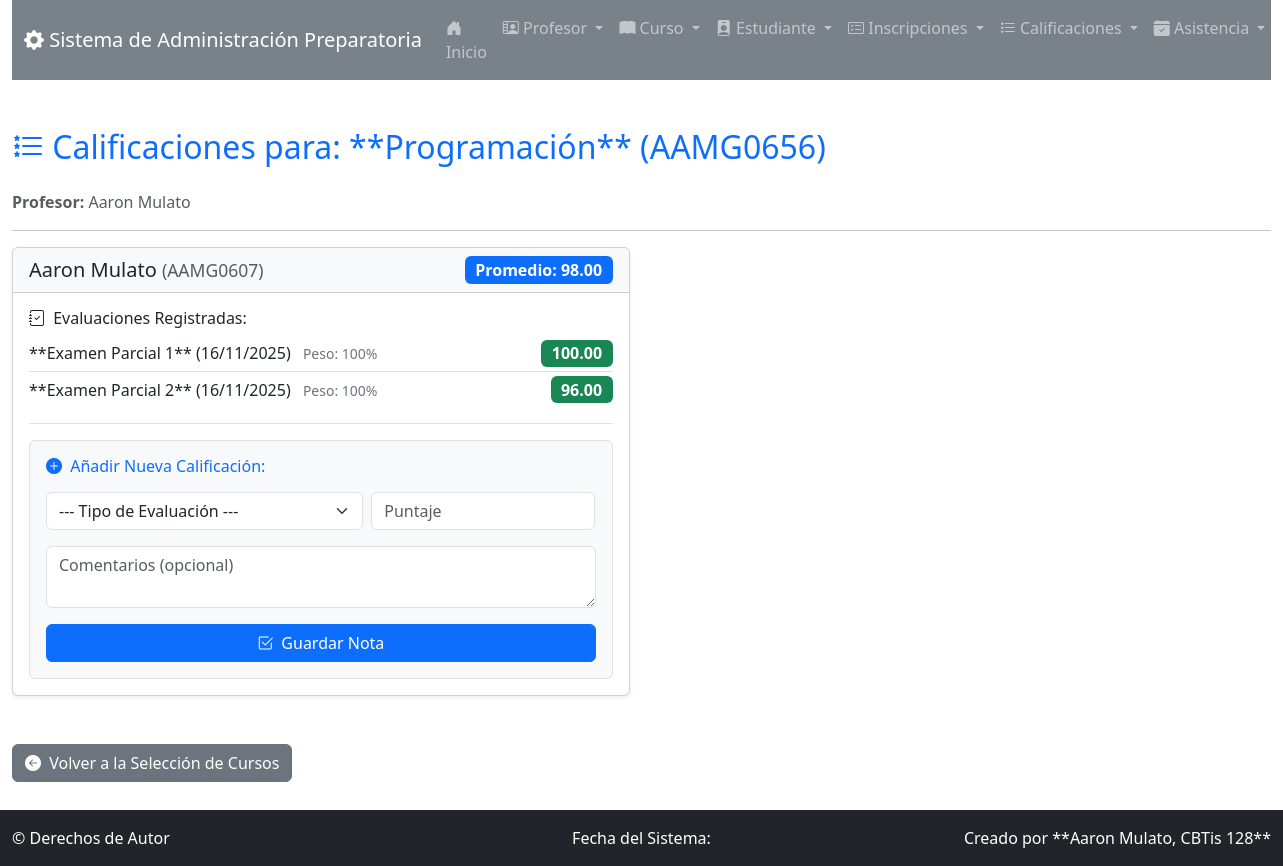
Screenshot of /calificacion/gestionar/1/ with the database file from the repository.
### app_Preparatoria/models.py (models this page shows, shortened)
class Curso(models.Model):
    nombre_curso = models.CharField(max_length=50)
    codigo = models.CharField(max_length=10, unique=True)
    descripcion = models.TextField(max_length=100)
    creditos = models.PositiveIntegerField()
    horario = models.CharField(max_length=50)
    aula = models.CharField(max_length=20)
    profesor = models.ForeignKey(Profesor, related_name="cursos", on_delete=models.CASCADE)

class Profesor(models.Model):
    nombre_profesor = models.CharField(max_length=50)
    apellido_profesor = models.CharField(max_length=50)
    correo_profesor = models.EmailField(max_length=100)
    telefono = models.CharField(max_length=15)
    especialidad = models.CharField(max_length=50, default="")
    fecha_contratacion = models.DateField(auto_now_add=True)
    activo = models.BooleanField(default=True)

class Inscripcion(models.Model):
    estudiante = models.ForeignKey(Estudiante, on_delete=models.CASCADE)
    curso = models.ForeignKey(Curso, on_delete=models.CASCADE)
    fecha_inscripcion_curso = models.DateField(auto_now_add=True)
    fecha_finalizacion = models.DateField(null=True, blank=True)
    esta_activo = models.BooleanField(default=True)
    periodo_academico = models.CharField(max_length=50, default="2025-2") # Campo nuevo
    es_obligatorio = models.BooleanField(default=True) # Campo nuevo
    class Meta:
        unique_together = ('estudiante', 'curso', 'periodo_academico') # Ajuste para permitir reinscripción en otro periodo

class Estudiante(models.Model):
    nombre_estudiante = models.CharField(max_length=50)
    apellido_estudiante = models.CharField(max_length=50)
    matricula = models.CharField(max_length=10, unique=True)
    correo_estudiante = models.EmailField(max_length=100)
    fecha_nacimiento = models.DateField()
    fecha_inscripcion = models.DateField(auto_now_add=True)
    cursos = models.ManyToManyField(Curso, through='Inscripcion', related_name="estudiantes_inscritos")

class Calificacion(models.Model):
    inscripcion = models.ForeignKey('Inscripcion', on_delete=models.CASCADE, related_name='calificaciones')
    tipo_evaluacion = models.CharField(
        max_length=50,
        choices=[
            ('PARCIAL_1', 'Examen Parcial 1'),
            ('PARCIAL_2', 'Examen Parcial 2'),
            ('PROYECTO', 'Proyecto Final'),
            ('FINAL', 'Calificación Final'),
            ('OTRO', 'Otro')
        ],
        default='OTRO'
    )
    puntaje = models.DecimalField(max_digits=5, decimal_places=2)
    fecha_evaluacion = models.DateField(default=date.today) # Usamos default en lugar de auto_now_add
    comentarios = models.TextField(null=True, blank=True)
    porcentaje_peso = models.PositiveIntegerField(default=100) # Campo nuevo
    profesor_asignador = models.ForeignKey(
        Profesor,
        on_delete=models.SET_NULL,
        null=True,
        blank=True,
        related_name='notas_asignadas'
    ) # Campo nuevo

### app_Preparatoria/views.py (the view)
# urls.py: path('calificacion/gestionar/<int:curso_id>/', views.ver_calificaciones_por_curso, name='ver_calificaciones_por_curso'),
def ver_calificaciones_por_curso(request, curso_id):
    curso = get_object_or_404(Curso, pk=curso_id)
    inscripciones = Inscripcion.objects.filter(
        curso=curso,
        esta_activo=True
    ).select_related('estudiante').prefetch_related('calificaciones').annotate(
        total_puntaje=Sum('calificaciones__puntaje'),
        conteo_calificaciones=Count('calificaciones'),
        promedio_simple=Case(
            When(conteo_calificaciones__gt=0,
                 then=F('total_puntaje') / F('conteo_calificaciones')),
            default=0.0,
            output_field=FloatField()
        )
    )
    opciones_tipo = Calificacion.tipo_evaluacion.field.choices
    context = {
        'curso': curso,
        'inscripciones': inscripciones,
        'opciones_tipo': opciones_tipo
    }
    return render(request, 'calificacion/gestionar_calificaciones.html', context)

### app_Preparatoria/templates/calificacion/gestionar_calificaciones.html (shortened to what this page needs)
{% extends 'base.html' %}
{% block content %}
<h2 class="mb-4 text-primary"><i class="bi bi-list-stars"></i> Calificaciones para: **{{ curso.nombre_curso }}** ({{ curso.codigo }})</h2>
<p class="text-muted"><strong>Profesor:</strong> {{ curso.profesor.nombre_profesor }} {{ curso.profesor.apellido_profesor }}</p>
<hr>
<div class="row">
    {% for inscripcion in inscripciones %}
    <div class="col-lg-6 col-md-12 mb-4">
        <div class="card shadow-sm h-100">
            <div class="card-header bg-light d-flex justify-content-between align-items-center">
                <h5 class="mb-0">{{ inscripcion.estudiante.nombre_estudiante }} {{ inscripcion.estudiante.apellido_estudiante }} <small class="text-muted">({{ inscripcion.estudiante.matricula }})</small></h5>
                {% if inscripcion.promedio_simple and inscripcion.conteo_calificaciones > 0 %}
                    <span class="badge bg-primary fs-6" title="Promedio simple registrado">
                        Promedio: {{ inscripcion.promedio_simple|floatformat:2 }}
                    </span>
                {% else %}
                    <span class="badge bg-secondary fs-6">
                        Sin Promedio
                    </span>
                {% endif %}
            </div>
            <div class="card-body">
                <h6><i class="bi bi-journal-check me-1"></i> Evaluaciones Registradas:</h6>
                {% with calificaciones=inscripcion.calificaciones.all %}
                {% if calificaciones %}
                <ul class="list-group list-group-flush mb-3 border-bottom pb-3">
                    {% for calificacion in calificaciones %}
                        <li class="list-group-item d-flex justify-content-between align-items-center py-1 px-0">
                            <div>
                                **{{ calificacion.get_tipo_evaluacion_display }}** ({{ calificacion.fecha_evaluacion|date:"d/m/Y" }})
                                {% if calificacion.porcentaje_peso %}
                                    <small class="text-secondary ms-2">Peso: {{ calificacion.porcentaje_peso }}%</small>
                                {% endif %}
                            </div>
                            <span class="badge bg-success fs-6">{{ calificacion.puntaje }}</span>
                        </li>
                    {% endfor %}
                </ul>
                {% else %}
                <div class="alert alert-secondary py-2" role="alert">
                    No hay calificaciones registradas aún.
                </div>
                {% endif %}
                {% endwith %}
                <form method="POST" action="{% url 'agregar_calificacion' inscripcion.id %}" class="mt-3 border p-3 rounded bg-light">
                    <h6 class="text-primary mb-3"><i class="bi bi-plus-circle-fill me-1"></i> Añadir Nueva Calificación:</h6>
                    <div class="row g-2 mb-3">
                        <div class="col-md-7">
                            <select class="form-select" id="tipo_evaluacion_{{ inscripcion.id }}" name="tipo_evaluacion" required>
                                <option value="" disabled selected>--- Tipo de Evaluación ---</option>
                            </select>
                        </div>
                        <div class="col-md-5">
                            <input type="number" step="0.01" min="0" max="100" class="form-control" id="puntaje_{{ inscripcion.id }}" name="puntaje" placeholder="Puntaje" required>
                        </div>
                    </div>
                    <div class="mb-3">
                        <textarea class="form-control" id="comentarios_{{ inscripcion.id }}" name="comentarios" rows="2" placeholder="Comentarios (opcional)"></textarea>
                    </div>
                    <button type="submit" class="btn btn-primary w-100"><i class="bi bi-check2-square me-1"></i> Guardar Nota</button>
                </form>
            </div>
        </div>
    </div>
    {% empty %}
    <div class="col-12">
        <div class="alert alert-warning text-center">
            No hay estudiantes activos inscritos en el curso **{{ curso.nombre_curso }}**.
        </div>
    </div>
    {% endfor %}
</div>
<div class="mt-4">
    <a href="{% url 'ver_calificaciones_curso' %}" class="btn btn-secondary"><i class="bi bi-arrow-left-circle-fill me-1"></i> Volver a la Selección de Cursos</a>
</div>
{% endblock %}

### app_Preparatoria/templates/base.html (style rules this page uses)
:root { --bs-primary: #6c757d; --bs-secondary: #e9ecef; --bs-success: #20c997; --bs-info: #6610f2; }
body { padding-bottom: 60px; }

### rows the page displays
Curso: nombre_curso "Programación", codigo "AAMG0656", profesor.nombre_profesor "Aaron", profesor.apellido_profesor "Mulato"
Inscripcion: estudiante.nombre_estudiante "Aaron", estudiante.apellido_estudiante "Mulato", estudiante.matricula "AAMG0607", promedio_simple "98.00", comentarios "Comentarios (opcional)"
Calificacion: tipo_evaluacion "Examen Parcial 1", fecha_evaluacion "16/11/2025", porcentaje_peso "100", puntaje "100.00"
Calificacion: tipo_evaluacion "Examen Parcial 2", fecha_evaluacion "16/11/2025", porcentaje_peso "100", puntaje "96.00"
